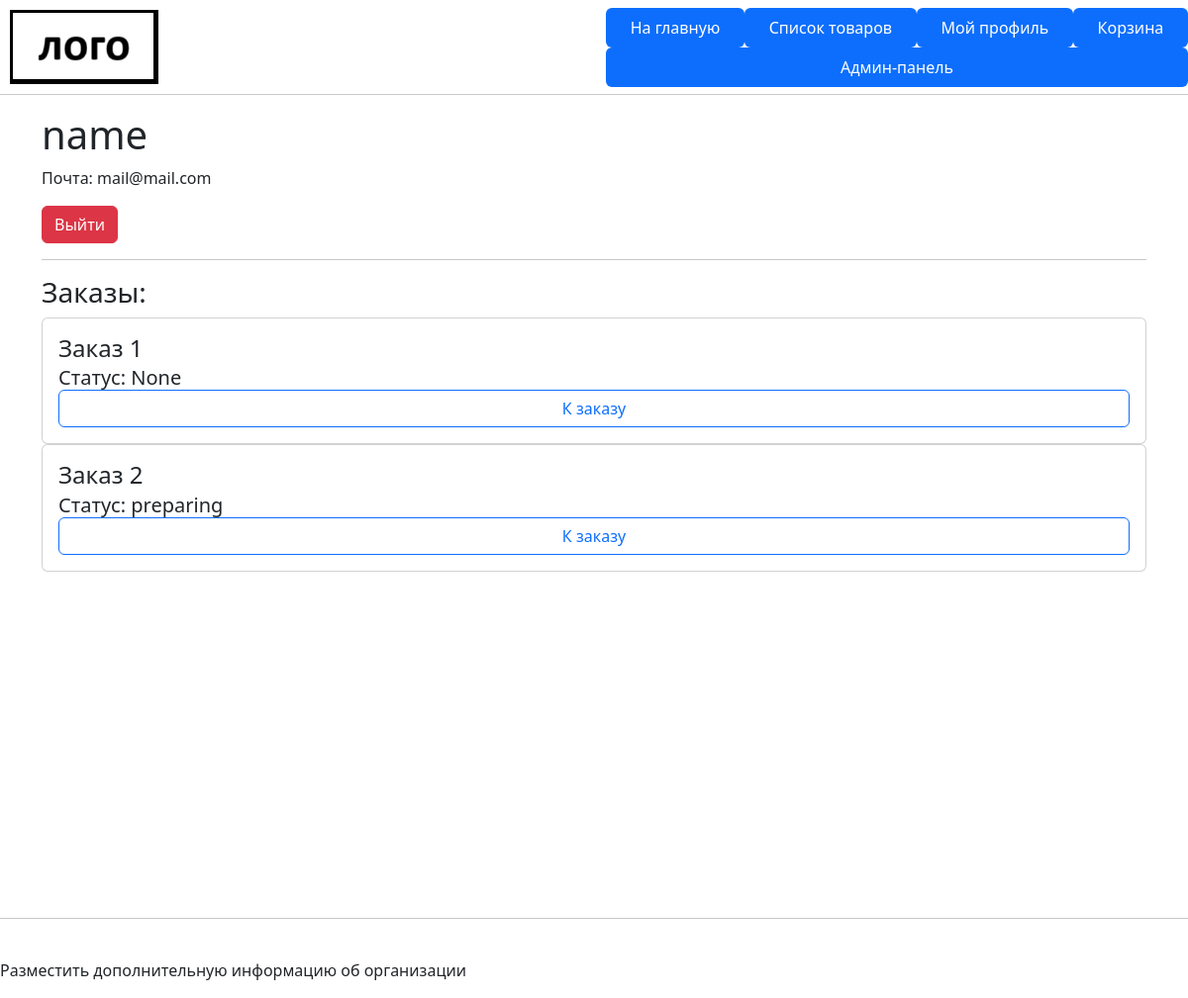
/user (signed in), run on the app's committed database.
### data/user_models.py (models this page shows, shortened)
class User(SqlAlchemyBase, flask_login.UserMixin):
    __tablename__ = "users"
    id = sqlalchemy.Column(
        sqlalchemy.Integer,
        primary_key=True,
        autoincrement=True,
    )
    name = sqlalchemy.Column(sqlalchemy.String, nullable=True)
    email = sqlalchemy.Column(
        sqlalchemy.String, index=True, unique=True, nullable=True
    )
    hashed_password = sqlalchemy.Column(sqlalchemy.String, nullable=True)
    created_date = sqlalchemy.Column(
        sqlalchemy.DateTime,
        default=datetime.datetime.now,
    )
    is_admin = sqlalchemy.Column(
        sqlalchemy.Boolean,
        default=False,
    )

### data/order_models.py (models this page shows, shortened)
class Order(SqlAlchemyBase):
    __tablename__ = "orders"
    id = sqlalchemy.Column(
        sqlalchemy.Integer,
        primary_key=True,
        autoincrement=True,
    )
    status = sqlalchemy.Column(
        sqlalchemy.String,
        default="created",
    )
    user_id = sqlalchemy.Column(
        sqlalchemy.Integer,
        sqlalchemy.ForeignKey("users.id"),
    )
    created_date = sqlalchemy.Column(
        sqlalchemy.DateTime,
        default=datetime.datetime.now,
    )
    user = sqlalchemy.orm.relationship("User")
    statuses = ("created", "preparing", "ready", "recieved")

### user_views.py (the view)
@flask_login.login_required
def profile():
    user = flask_login.current_user
    db_sess = db_session.create_session()
    orders = db_sess.query(Order).filter(Order.user == user)
    return flask.render_template("profile.html", user=user, orders=orders)

### data/db_session.py (called while the page is built)
def create_session() -> Session:
    global __factory
    return __factory()

### main.py (called while the page is built)
@login_manager.user_loader
def load_user(user_id):
    db_sess = db_session.create_session()
    return db_sess.query(User).get(user_id)

### templates/profile.html
{% extends "base.html" %}
{% block content %}
  <h1>{{ user.name }}</h1>
  <p>Почта: {{ user.email }}</p>
  <a class="btn btn-danger" href="/user/logout">Выйти</a>
  <hr>
  <h3>Заказы:<h3>
    {% for order in orders %}
      {% include "includes/order_card.html" %}
    {% endfor %}
{% endblock %}

### templates/includes/order_card.html
<div class="card w-auto">
  <div class="card-body d-flex flex-column">
    <h4 class="card-title">
        Заказ {{ order.id }}
    </h4>
    <h5 class="card-subtitle">
        Статус: {{ order.status }}
    </h5>
    <a class="btn btn-outline-primary" action="" href="/order/{{ order.id }}">
      К заказу
    </a>
  </div>
  </div>

### data on the page
User: name "name", email "mail@mail.com"
Order: id "1", status "None"
Order: id "2", status "preparing"
